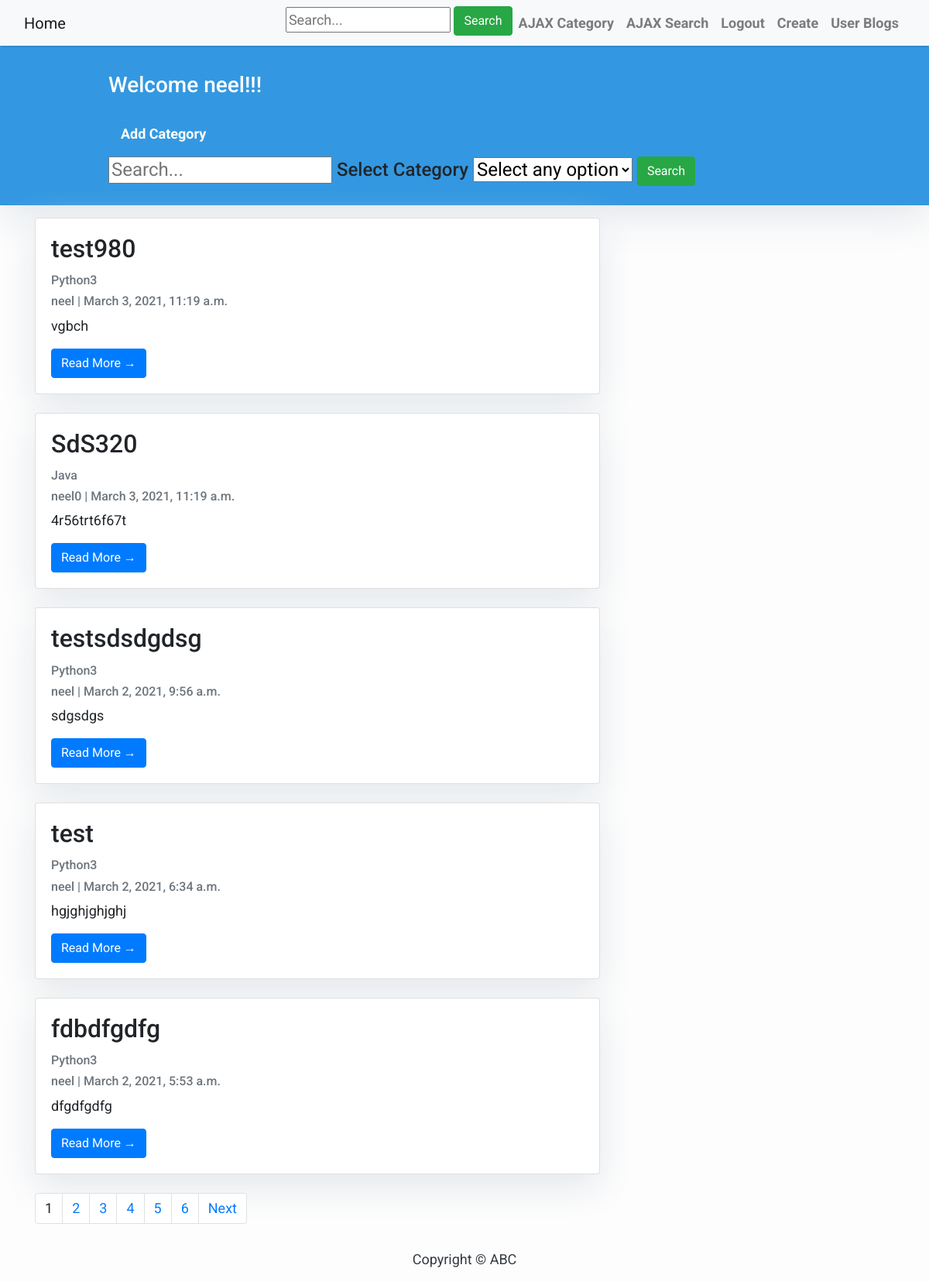
The app's page / (signed in), older data.
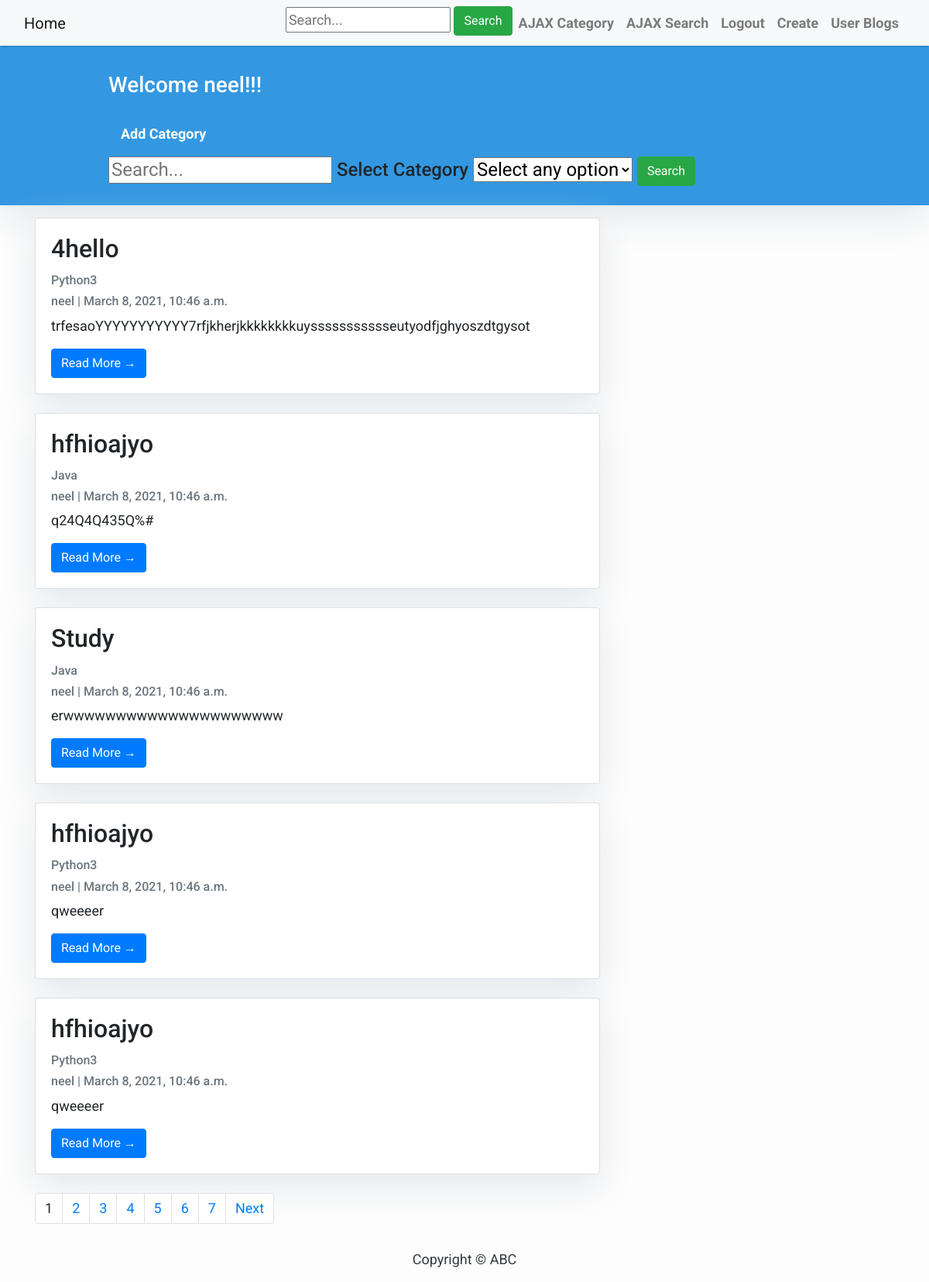
The same page, newer data.
### blog/models.py (models this page shows, shortened)
class Post(models.Model):
    title = models.CharField('title for post', max_length=200)
    author = models.ForeignKey(
        User, on_delete=models.CASCADE, related_name='blog_posts')
    updated_on = models.DateTimeField(auto_now=True)
    content = models.TextField()
    category = models.ForeignKey(
        Category, verbose_name="Category", on_delete=models.CASCADE, blank=True, null=True)
    created_on = models.DateTimeField(
        editable=True, auto_now_add=False, default=django.utils.timezone.now())
    slug = models.CharField(max_length=200, unique=True)
    class Meta:
        ordering = ['-created_on']

class Category(models.Model):
    title = models.CharField(max_length=255, unique=True,
                             verbose_name="Title for category")
    class Meta:
        verbose_name = "Category"
        verbose_name_plural = "Categories"
    def __str__(self):
        return self.title

### blog/views.py (the view, shortened to what this page needs)
# urls.py: path(r'', views.post_list, name='home'),
def post_list(request):
    if request.user.is_authenticated:
        context = {}
        data_category = Category.objects.all()
        context['data_category'] = data_category
        if request.GET.get('category') or request.GET.get('q'):
            query = request.GET.get('q')
            query2 = request.GET.get('category')
            caterory_search = 0
            context['category_search'] = caterory_search
            if request.GET.get('q'):
                blog_query = Post.objects.filter(
                    Q(title__icontains=query) | Q(content__icontains=query))
                if request.GET.get('category'):
                    blog_query2 = Post.objects.filter(
                        Q(category__title__icontains=query2))
                    blogs = blog_query & blog_query2
                else:
                    blogs = blog_query
            elif request.GET.get('category'):
                blog_query2 = Post.objects.filter(
                    Q(category__title__icontains=query2))
                if request.GET.get('q'):
                    blog_query = Post.objects.filter(
                        Q(title__icontains=query) | Q(content__icontains=query))
                    blogs = blog_query & blog_query2
                else:
                    blogs = blog_query2
            context['category2'] = query2
            context['query'] = query
        else:
            blogs = Post.objects.all().order_by('-created_on')
        paginator = Paginator(blogs, 5)
        page_number = request.GET.get('page')
        try:
            blogs = paginator.page(page_number)
        except PageNotAnInteger:
            blogs = paginator.page(1)
        except EmptyPage:
            blogs = paginator.page(paginator.num_pages)
        context['blogs'] = blogs
        return (render(request, 'blog/index.html', context))
    else:
        return(HttpResponseRedirect('/login/'))

### blog/templates/blog/index.html (shortened to what this page needs)
{% extends "blog/base.html" %}
{% block content %}
<header class="masthead">
    <div class="container">
        <div class="row">
            <div class=" col-md-8 col-md-10 mx-auto">
                <div class="site-heading">
                    <h3 class="site-heading my-4 mt-3 text-white"> Welcome {{ request.user }}!!!
                    </h3>
                    <label><a class="nav-link text-white font-weight-bold" href="category_list/">Add Category</a></label>
                    <br>
                    <h4>
                        <form method="GET" action="{% url 'blog:home'%}">
                            {% if category_search == 0 %}
                                <input type='text' name='q' id='q' placeholder='{{ query }}'>
                            {% else %}
                                <input type='text' name='q' id='q' placeholder='Search...'>
                            {% endif %}
                            <label for="category">Select Category</label>
                            {% if category_search == 0 %}
                                <select name="category">
                                    <option value="{{ category2 }}" selected disabled hidden>{{ category2 }}</option>
                                {% for i in data_category %}
                                    {% if i != category2 %}
                                        <option value="{{ i.title }}">{{ i.title }}</option>
                                    {% endif %}
                                {% endfor %}
                                </select>
                                <button type='submit' class='btn btn-success'>Search</button>
                            {% else %}
                                <select name="category">
                                    <option value="none" selected disabled hidden>Select any option </option>
                                </select>
                                <button type='submit' class='btn btn-success'>Search</button>
                            {% endif %}
                          <br>
                        </form>
                    </h4>
                </div>
            </div>
        </div>
    </div>
</header>
<div class="container">
    <div class="row">
        <div class="col-md-8 mt-3 left">
                {% for post in blogs %}
                <div class="card mb-4">
                    <div class="card-body">
                        <h2 class="card-title">{{ post.title }}</h2>
                        <p class="card-text text-muted h6">{{ post.category }}</p>
                        <p class="card-text text-muted h6">{{ post.author }} | {{ post.created_on}} </p>
                        <p class="card-text">{{post.content|slice:":200" }}</p>
                        {%if post.slug%}
                        <a href="{% url 'blog:post_detail' post.slug  %}" class="btn btn-primary">Read More &rarr;</a>
                        {%endif%}
                    </div>
                </div>
                {% endfor %}
                <div>
                    <span>
                        <ul class="pagination">
                        {% for i in blogs.paginator.page_range %}
                            {% if blogs.number == i %}
                                <li class="page-item"><span><a class="page-link">{{i}}</a></span></li>
                            {% else %}
                            <li class="page-item"><a class="page-link" href='?{% if query %}q={{query}}&{%endif%}{% if category2 %}category={{category2}}&{%endif%}page={{ i }}'>{{i}}</a></li>
                            {% endif %}
                        {% endfor %}
                        {% if blogs.has_next %}
                        <li class="page-item"><a class="page-link" href="?{% if query %}q={{query}}&{%endif%}{% if category2 %}category={{category2}}&{%endif%}page={{ blogs.next_page_number}}">Next</a></li>
                        {% endif %}
                    </ul>
                    </span>
            </div>
        </div>
    </div>
</div>
{%endblock%}

### blog/templates/blog/base.html (shortened to what this page needs)
{% load static %}
<!DOCTYPE html>
<html>
    <head>
        <link rel="stylesheet" href="https://maxcdn.bootstrapcdn.com/bootstrap/4.0.0/css/bootstrap.min.css"
 />
    </head>
    <body>
        <nav class="navbar navbar-expand-lg navbar-light bg-light shadow" id="mainNav">
            <div class="container-fluid">
                <a class="navbar-brand" href="{% url 'blog:home' %}">Home</a>
                <div class="collapse navbar-collapse" id="navbarResponsive">
                    <ul class="navbar-nav ml-auto">
                    {%if request.user.is_authenticated%}
                        <li class="nav-item text-black">
                            <form method="GET" action="{% url 'blog:home' %}">
                            {% if category_search2 == 0 %}
                                <input type='text' name='query_search' id='query_search' placeholder='{{ query }}' >
                            {% else %}
                                <input type='text' name='query_search' id='query_search' placeholder='Search...' >
                            {% endif %}
                            <button type='submit' class='btn btn-success'>Search</button>
                        </form>
                        </li>
                        <li class="nav-item text-black">
                            <a class="nav-link text-black font-weight-bold" href="/ajax_category">AJAX Category</a>
                        </li>
                        <li class="nav-item text-black">
                            <a class="nav-link text-black font-weight-bold" href="/ajax_search">AJAX Search</a>
                        </li>
                        <li class="nav-item text-black">
                            <a class="nav-link text-black font-weight-bold" href="/logout">Logout</a>
                        </li>
                        <li class="nav-item text-black">
                            <a class="nav-link text-black font-weight-bold" href="/createpost">Create</a>
                        </li>
                        <li class="nav-item text-black">
                            <a class="nav-link text-black font-weight-bold" href="{% url 'blog:user_list' %}">User Blogs</a>
                        </li>
                    {%endif%}
                    </ul>
                </div>
            </div>
        </nav>
        {% block content %}{% endblock content %}
        <footer class="py-3 bg-grey">
            <p class="m-0 text-dark text-center ">Copyright &copy; ABC</p>
        </footer>
    </body>
</html>

### blog/templates/blog/base.html (style rules this page uses)
body { font-family: "Roboto", sans-serif; font-size: 17px; background-color: #fdfdfd; }
.shadow { box-shadow: 0 4px 2px -2px rgba(0, 0, 0, 0.1); }
.masthead { background: #3398E1; height: auto; padding-bottom: 15px; box-shadow: 0 16px 48px #E3E7EB; padding-top: 10px; }

### blog/templates/blog/index.html (style rules this page uses)
body { font-family: "Roboto", sans-serif; font-size: 18px; background-color: #fdfdfd; }
.card { box-shadow: 0 16px 48px #E3E7EB; }

Row changes from the older to the newer data that the page shows:
removed Post: title "test980", category "Python3", author "neel", created_on "March 3, 2021, 11:19 a.m.", content "vgbch", slug "Read More →"
no longer on this page (row unchanged): Post: title "SdS320", category "Java", author "neel0", created_on "March 3, 2021, 11:19 a.m.", content "4r56trt6f67t", slug "Read More →"
no longer on this page (row unchanged): Post: title "testsdsdgdsg", category "Python3", author "neel", created_on "March 2, 2021, 9:56 a.m.", content "sdgsdgs", slug "Read More →"
no longer on this page (row unchanged): Post: title "test", category "Python3", author "neel", created_on "March 2, 2021, 6:34 a.m.", content "hgjghjghjghj", slug "Read More →"
no longer on this page (row unchanged): Post: title "fdbdfgdfg", category "Python3", author "neel", created_on "March 2, 2021, 5:53 a.m.", content "dfgdfgdfg", slug "Read More →"
added Post: title "4hello", category "Python3", author "neel", created_on "March 8, 2021, 10:46 a.m.", content "trfesaoYYYYYYYYYYY7rfjkherjkkkkkkkkuyssssssssssseutyodfjghyoszdtgysot", slug "Read More →"
added Post: title "hfhioajyo", category "Java", author "neel", created_on "March 8, 2021, 10:46 a.m.", content "q24Q4Q435Q%#", slug "Read More →"
added Post: title "Study", category "Java", author "neel", created_on "March 8, 2021, 10:46 a.m.", content "erwwwwwwwwwwwwwwwwwwwww", slug "Read More →"
added Post: title "hfhioajyo", category "Python3", author "neel", created_on "March 8, 2021, 10:46 a.m.", content "qweeeer", slug "Read More →"
added Post: title "hfhioajyo", category "Python3", author "neel", created_on "March 8, 2021, 10:46 a.m.", content "qweeeer", slug "Read More →"
Text that changed along with them:
new list line: "7"
